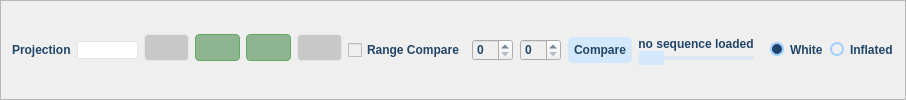
         <widget class="QFrame" name="frame_2">
          <property name="enabled">
           <bool>true</bool>
          </property>
          <property name="sizePolicy">
           <sizepolicy hsizetype="Preferred" vsizetype="Maximum">
            <horstretch>0</horstretch>
            <verstretch>0</verstretch>
           </sizepolicy>
          </property>
          <property name="minimumSize">
           <size>
            <width>0</width>
            <height>0</height>
           </size>
          </property>
          <property name="layoutDirection">
           <enum>Qt::LeftToRight</enum>
          </property>
          <property name="styleSheet">
           <string notr="true">color: rgb(200,200,200);</string>
          </property>
          <property name="frameShape">
           <enum>QFrame::StyledPanel</enum>
          </property>
          <property name="frameShadow">
           <enum>QFrame::Raised</enum>
          </property>
          <layout class="QGridLayout" name="gridLayout_3">
           <property name="topMargin">
            <number>0</number>
           </property>
           <property name="bottomMargin">
            <number>0</number>
           </property>
           <item row="2" column="2">
            <widget class="QComboBox" name="comboBox_ProjectionMethods">
             <property name="minimumSize">
              <size>
               <width>0</width>
               <height>0</height>
              </size>
             </property>
             <property name="styleSheet">
              <string notr="true">.QComboBox::drop-down {
    subcontrol-origin: padding;
    subcontrol-position: top right;
    width: 15px;
	color: rgb(50,50,50);
    border-left-width: 0px;
    border-left-color: darkgray;
    border-left-style: solid; /* just a single line */
    border-top-right-radius: 3px; /* same radius as the QComboBox */
    border-bottom-right-radius: 3px;
}

.QComboBox::down-arrow {
	border-width: 0px;
	border-radius: 10px;
    image: url(icons/downArrow.png);
}

.QComboBox QAbstractItemView {
    border: 1px solid rgb(200,200,200);
    selection-background-color: rgb(200,200,200);
color: rgb(50,50,50);
}

.QComboBox{
border-color: rgb(230,230,230);
border-style: solid;
border-width: 1px;
color: rgb(33,69,105);
font: 10pt &quot;Google Sans&quot;;
border-radius:2px;
}
</string>
             </property>
            </widget>
           </item>
           <item row="2" column="3">
            <layout class="QHBoxLayout" name="horizontalLayout_2">
             <property name="topMargin">
              <number>0</number>
             </property>
             <property name="bottomMargin">
              <number>5</number>
             </property>
             <item>
              <widget class="QPushButton" name="pushButton_DefaultGraph">
               <property name="maximumSize">
                <size>
                 <width>50</width>
                 <height>50</height>
                </size>
               </property>
               <property name="styleSheet">
                <string notr="true">QPushButton:hover#pushButton_DefaultGraph
{
background-color: rgb(200,200,200);
}
QPushButton:pressed#pushButton_DefaultGraph {background-color:rgb(100,100,100);}
QPushButton:checked#pushButton_DefaultGraph {background-color:rgb(143, 180,146);border-color: rgb(96,171,96);}
QPushButton#pushButton_DefaultGraph
{
background-color: rgb(200,200,200);
color: rgb(231,231,231);
border-style: outset;
border-width: 1px;
border-radius: 4px;
border-color: rgb(230,230,230);
font: bold 11px;
padding: 6px;
color: rgb(231,231,231);
font: 9pt &quot;Google Sans&quot;;
border-style: solid;
}</string>
               </property>
               <property name="text">
                <string/>
               </property>
               <property name="icon">
                <iconset>
                 <normaloff>asset/icons/graphMode.png</normaloff>
                 <normalon>asset/icons/graphModeON.png</normalon>asset/icons/graphMode.png</iconset>
               </property>
               <property name="iconSize">
                <size>
                 <width>40</width>
                 <height>40</height>
                </size>
               </property>
               <property name="checkable">
                <bool>true</bool>
               </property>
               <property name="checked">
                <bool>false</bool>
               </property>
              </widget>
             </item>
             <item>
              <widget class="QPushButton" name="pushButton_GraphView">
               <property name="maximumSize">
                <size>
                 <width>50</width>
                 <height>50</height>
                </size>
               </property>
               <property name="styleSheet">
                <string notr="true">QPushButton:hover#pushButton_GraphView
{
background-color: rgb(71,71,71);
}
QPushButton:pressed#pushButton_GraphView {background-color:rgb(100,100,100);}
QPushButton:checked#pushButton_GraphView {background-color:rgb(143, 180,146);border-color: rgb(96,171,96);}
QPushButton#pushButton_GraphView
{
background-color: rgb(200,200,200);
color: rgb(231,231,231);
border-style: outset;
border-width: 1px;
border-radius: 4px;
border-color: rgb(230,230,230);
font: bold 11px;
padding: 6px;
color: rgb(231,231,231);
font: 9pt &quot;Google Sans&quot;;
border-style: solid;
}</string>
               </property>
               <property name="text">
                <string/>
               </property>
               <property name="icon">
                <iconset>
                 <normaloff>asset/icons/defaultMode.png</normaloff>
                 <normalon>asset/icons/defaultModeON.png</normalon>asset/icons/defaultMode.png</iconset>
               </property>
               <property name="iconSize">
                <size>
                 <width>40</width>
                 <height>40</height>
                </size>
               </property>
               <property name="checkable">
                <bool>true</bool>
               </property>
               <property name="checked">
                <bool>true</bool>
               </property>
              </widget>
             </item>
             <item>
              <widget class="QPushButton" name="pushButton_hinton">
               <property name="maximumSize">
                <size>
                 <width>50</width>
                 <height>50</height>
                </size>
               </property>
               <property name="styleSheet">
                <string notr="true">QPushButton:hover#pushButton_hinton
{
background-color: rgb(71,71,71);
}
QPushButton:pressed#pushButton_hinton {background-color:rgb(100,100,100);}
QPushButton:checked#pushButton_hinton {background-color:rgb(143, 180,146);border-color: rgb(96,171,96);}
QPushButton#pushButton_hinton
{
background-color: rgb(200,200,200);
color: rgb(231,231,231);
border-style: outset;
border-width: 1px;
border-radius: 4px;
border-color: rgb(230,230,230);
font: bold 11px;
padding: 6px;
color: rgb(231,231,231);
font: 9pt &quot;Google Sans&quot;;
border-style: solid;
}</string>
               </property>
               <property name="text">
                <string/>
               </property>
               <property name="icon">
                <iconset>
                 <normaloff>asset/icons/hinton.png</normaloff>
                 <normalon>asset/icons/hintonON.png</normalon>asset/icons/hinton.png</iconset>
               </property>
               <property name="iconSize">
                <size>
                 <width>40</width>
                 <height>40</height>
                </size>
               </property>
               <property name="checkable">
                <bool>true</bool>
               </property>
               <property name="checked">
                <bool>true</bool>
               </property>
              </widget>
             </item>
             <item>
              <widget class="QPushButton" name="pushButton_Violin">
               <property name="maximumSize">
                <size>
                 <width>50</width>
                 <height>50</height>
                </size>
               </property>
               <property name="styleSheet">
                <string notr="true">QPushButton:hover#pushButton_Violin
{
background-color: rgb(71,71,71);
}
QPushButton:pressed#pushButton_Violin {background-color:rgb(100,100,100);}
QPushButton:checked#pushButton_Violin {background-color:rgb(143, 180,146);border-color: rgb(96,171,96);}
QPushButton#pushButton_Violin
{
background-color: rgb(200,200,200);
color: rgb(231,231,231);
border-style: outset;
border-width: 1px;
border-radius: 4px;
border-color: rgb(230,230,230);
font: bold 11px;
padding: 6px;
color: rgb(231,231,231);
font: 9pt &quot;Google Sans&quot;;
border-style: solid;
}</string>
               </property>
               <property name="text">
                <string/>
               </property>
               <property name="icon">
                <iconset>
                 <normaloff>asset/icons/violin.png</normaloff>
                 <normalon>asset/icons/violinON.png</normalon>asset/icons/violin.png</iconset>
               </property>
               <property name="iconSize">
                <size>
                 <width>40</width>
                 <height>40</height>
                </size>
               </property>
               <property name="checkable">
                <bool>true</bool>
               </property>
              </widget>
             </item>
            </layout>
           </item>
           <item row="2" column="8">
            <layout class="QGridLayout" name="gridLayout_10">
             <property name="rightMargin">
              <number>0</number>
             </property>
             <property name="horizontalSpacing">
              <number>6</number>
             </property>
             <property name="verticalSpacing">
              <number>0</number>
             </property>
             <item row="1" column="1">
              <widget class="QRadioButton" name="radioButton_Inflated">
               <property name="styleSheet">
                <string notr="true">QRadioButton {
font: 10pt &quot;Google Sans&quot;;
font-weight:500;
color: rgb(33,69,105);

}

QRadioButton::indicator {
    width:                  10px;
    height:                 10px;
    border-radius:          7px;
}

QRadioButton::indicator:checked {
    background-color:       rgb(33,69,105);
    border:                2px solid;
	border-color:  rgb(163,209,255);
}

QRadioButton::indicator:unchecked {
    background-color:       rgb(240,240,240);
    border:                 2px solid gray;
	border-color:  rgb(163,209,255);
}</string>
               </property>
               <property name="text">
                <string>Inflated</string>
               </property>
               <property name="checked">
                <bool>false</bool>
               </property>
               <attribute name="buttonGroup">
                <string notr="true">radioGroup_BrainSurface</string>
               </attribute>
              </widget>
             </item>
             <item row="1" column="0">
              <widget class="QRadioButton" name="radioButton_White">
               <property name="styleSheet">
                <string notr="true">QRadioButton {
font: 10pt &quot;Google Sans&quot;;
font-weight:500;
color: rgb(33,69,105);

}

QRadioButton::indicator {
    width:                  10px;
    height:                 10px;
    border-radius:          7px;
}

QRadioButton::indicator:checked {
    background-color:       rgb(33,69,105);
    border:                2px solid;
	border-color:  rgb(163,209,255);
}

QRadioButton::indicator:unchecked {
    background-color:       rgb(240,240,240);
    border:                 2px solid gray;
	border-color:  rgb(163,209,255);
}</string>
               </property>
               <property name="text">
                <string>White</string>
               </property>
               <property name="checked">
                <bool>true</bool>
               </property>
               <attribute name="buttonGroup">
                <string notr="true">radioGroup_BrainSurface</string>
               </attribute>
              </widget>
             </item>
            </layout>
           </item>
           <item row="2" column="7">
            <layout class="QVBoxLayout" name="verticalLayout" stretch="0,0">
             <property name="spacing">
              <number>0</number>
             </property>
             <property name="sizeConstraint">
              <enum>QLayout::SetMinimumSize</enum>
             </property>
             <property name="topMargin">
              <number>0</number>
             </property>
             <property name="rightMargin">
              <number>10</number>
             </property>
             <property name="bottomMargin">
              <number>0</number>
             </property>
             <item>
              <widget class="QLabel" name="label_currentDataIndex">
               <property name="minimumSize">
                <size>
                 <width>35</width>
                 <height>0</height>
                </size>
               </property>
               <property name="styleSheet">
                <string notr="true">color: rgb(33,69,105);
font: 10pt &quot;Google Sans&quot;;
font-weight:500;</string>
               </property>
               <property name="text">
                <string>no sequence loaded</string>
               </property>
               <property name="alignment">
                <set>Qt::AlignBottom|Qt::AlignHCenter</set>
               </property>
              </widget>
             </item>
             <item>
              <widget class="QSlider" name="horizontalSlider_TimePoint">
               <property name="minimumSize">
                <size>
                 <width>0</width>
                 <height>0</height>
                </size>
               </property>
               <property name="styleSheet">
                <string notr="true">.QSlider::handle:horizontal {
    background:  #d3e8fc;
    border: 0px solid #474747;
    height: 5px;
	width:25px;
line-height: 20px; 
	margin-top: -6px; 
	margin-bottom: -6px; 
	border-radius: 2px; 
}

.QSlider::groove:horizontal {
    border: 1px solid #e6e6e6;
    height: 2px;

    background: rgb(211,232,252);
border-radius: 4px;
    /*margin: 0 12px;*/
}

QSlider::handle:horizontal:hover {
            background: #a3d1ff;
        }
</string>
               </property>
               <property name="orientation">
                <enum>Qt::Horizontal</enum>
               </property>
              </widget>
             </item>
            </layout>
           </item>
           <item row="2" column="0">
            <widget class="QLabel" name="label_4">
             <property name="styleSheet">
              <string notr="true">color: rgb(33,69,105);
font: 10pt &quot;Google Sans&quot;;
font-weight:500;</string>
             </property>
             <property name="text">
              <string>Projection</string>
             </property>
            </widget>
           </item>
           <item row="2" column="4">
            <layout class="QVBoxLayout" name="verticalLayout_3">
             <property name="rightMargin">
              <number>0</number>
             </property>
             <property name="bottomMargin">
              <number>0</number>
             </property>
             <item>
              <layout class="QGridLayout" name="gridLayout_6">
               <property name="topMargin">
                <number>0</number>
               </property>
               <property name="bottomMargin">
                <number>0</number>
               </property>
               <property name="horizontalSpacing">
                <number>7</number>
               </property>
               <property name="verticalSpacing">
                <number>0</number>
               </property>
               <item row="1" column="0">
                <widget class="QCheckBox" name="checkBox_RangeCompare">
                 <property name="enabled">
                  <bool>false</bool>
                 </property>
                 <property name="styleSheet">
                  <string notr="true">font: 10pt &quot;Google Sans&quot;;
font-weight:500;
color: rgb(33,69,105);</string>
                 </property>
                 <property name="text">
                  <string>Range Compare</string>
                 </property>
                 <property name="checked">
                  <bool>false</bool>
                 </property>
                </widget>
               </item>
               <item row="1" column="2">
                <widget class="QSpinBox" name="spinBox_RangeMax">
                 <property name="enabled">
                  <bool>false</bool>
                 </property>
                 <property name="maximumSize">
                  <size>
                   <width>50</width>
                   <height>16777215</height>
                  </size>
                 </property>
                 <property name="styleSheet">
                  <string notr="true">border-width: 0px;
color: rgb(33,69,105);
font: 10pt &quot;Google Sans&quot;;
font-weight:500;</string>
                 </property>
                 <property name="readOnly">
                  <bool>false</bool>
                 </property>
                </widget>
               </item>
               <item row="1" column="1">
                <widget class="QSpinBox" name="spinBox_RangeMin">
                 <property name="enabled">
                  <bool>false</bool>
                 </property>
                 <property name="maximumSize">
                  <size>
                   <width>50</width>
                   <height>16777215</height>
                  </size>
                 </property>
                 <property name="styleSheet">
                  <string notr="true">border-width: 0px;
font: 10pt &quot;Google Sans&quot;;
font-weight:500;

color: rgb(33,69,105);</string>
                 </property>
                 <property name="readOnly">
                  <bool>false</bool>
                 </property>
                </widget>
               </item>
               <item row="1" column="3">
                <widget class="QPushButton" name="pushButton_Compare">
                 <property name="enabled">
                  <bool>false</bool>
                 </property>
                 <property name="styleSheet">
                  <string notr="true">QPushButton:hover#pushButton_Compare
{
background-color: rgb(163,209,255);
}
QPushButton:pressed#pushButton_Compare {background-color:rgb(111,163,214);}
QPushButton#pushButton_Compare
{
background-color: rgb(211,232,252);
color: rgb(33,69,105);
border-style: outset;
border-width: 0px;
border-radius: 4px;
border-color: rgb(77,106,117);
padding:6px;
font: 10pt &quot;Google Sans&quot;;
border-style: solid;
font-weight:500;
}</string>
                 </property>
                 <property name="text">
                  <string>Compare</string>
                 </property>
                </widget>
               </item>
              </layout>
             </item>
             <item>
              <layout class="QGridLayout" name="gridLayout_16"/>
             </item>
            </layout>
           </item>
          </layout>
         </widget>
